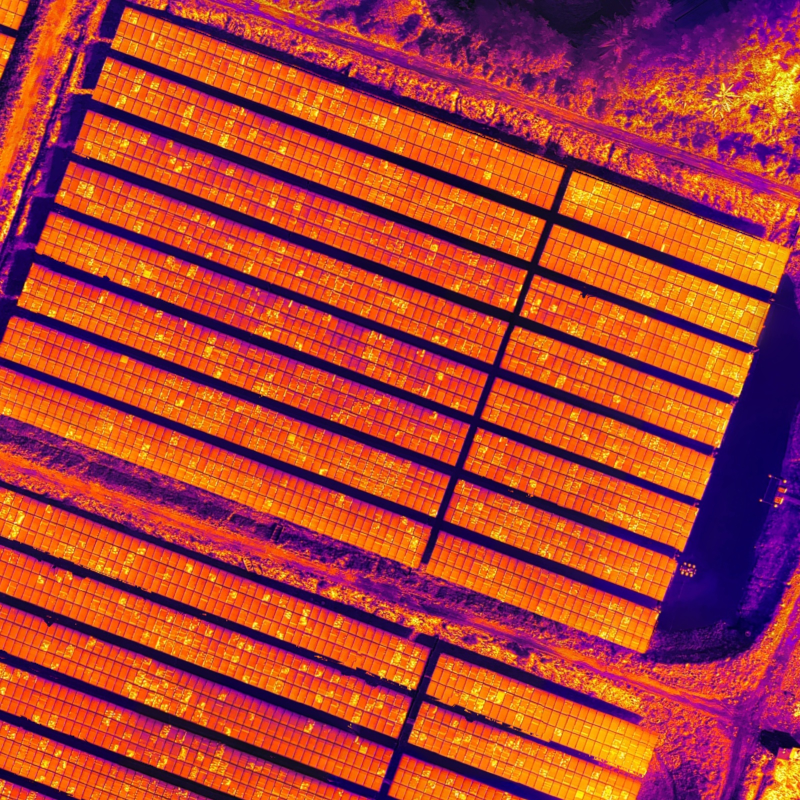
#> input picture Data processing/labelme2mask/chaitu/data/yc2132xc2128.jpg, 1600 x 1600 px, found by its file name (shown at 1/2 size)
$ python one_to_four.py
#> lines starting #> are read from the running program, lines starting #| are printed output that depends on the picture
import cv2  # [1]导入OpenCv开源库
import numpy as np

image_path = r"E:\pycharm_project\tfservingconvert\maskrcnn_data_deal\labelme2mask\chaitu\data\yc2132xc2128.jpg"
srcImg = cv2.imread(image_path)  # [2]将图片加载到内存
#> srcImg is the input picture: shape (1600, 1600, 3); mean B, G, R 51.9, 63.9, 174.9

# cv2.namedWindow("[srcImg]", cv2.WINDOW_AUTOSIZE)  # [3]创建显示窗口
# cv2.imshow("[srcImg]", srcImg)  # [4]在刚才创建的显示窗口中显示刚在加载的图片
# cv2.waitKey(0)

# ========================================================================================================
# 模块说明:
#    由于OpenCv中,imread()函数读进来的图片,其本质上就是一个三维的数组,这个NumPy中的三维数组是一致的,所以设置图片的
#  ROI区域的问题,就转换成数组的切片问题,在Python中,数组就是一个列表序列,所以使用列表的切片就可以完成ROI区域的设置
# ========================================================================================================

img_roi1 = srcImg[0:900,0:900]
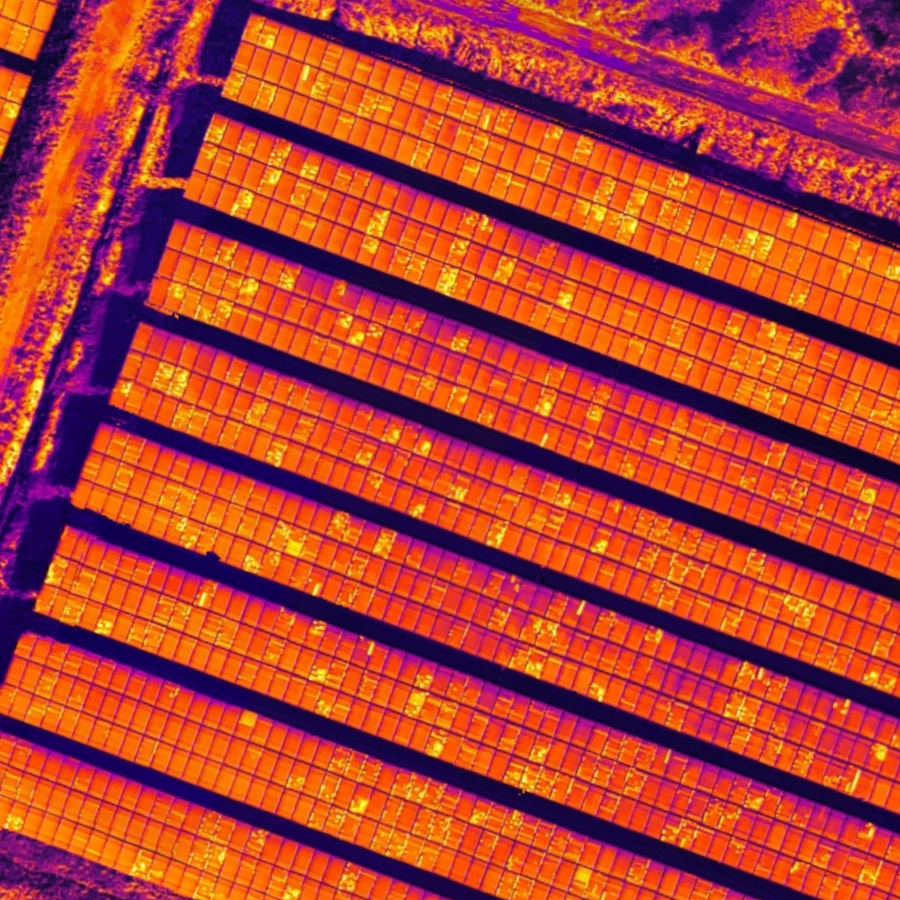
#> img_roi1: shape (900, 900, 3); mean B, G, R 48.4, 63.4, 181.3
img_roi2 = srcImg[0:900,700:1600]
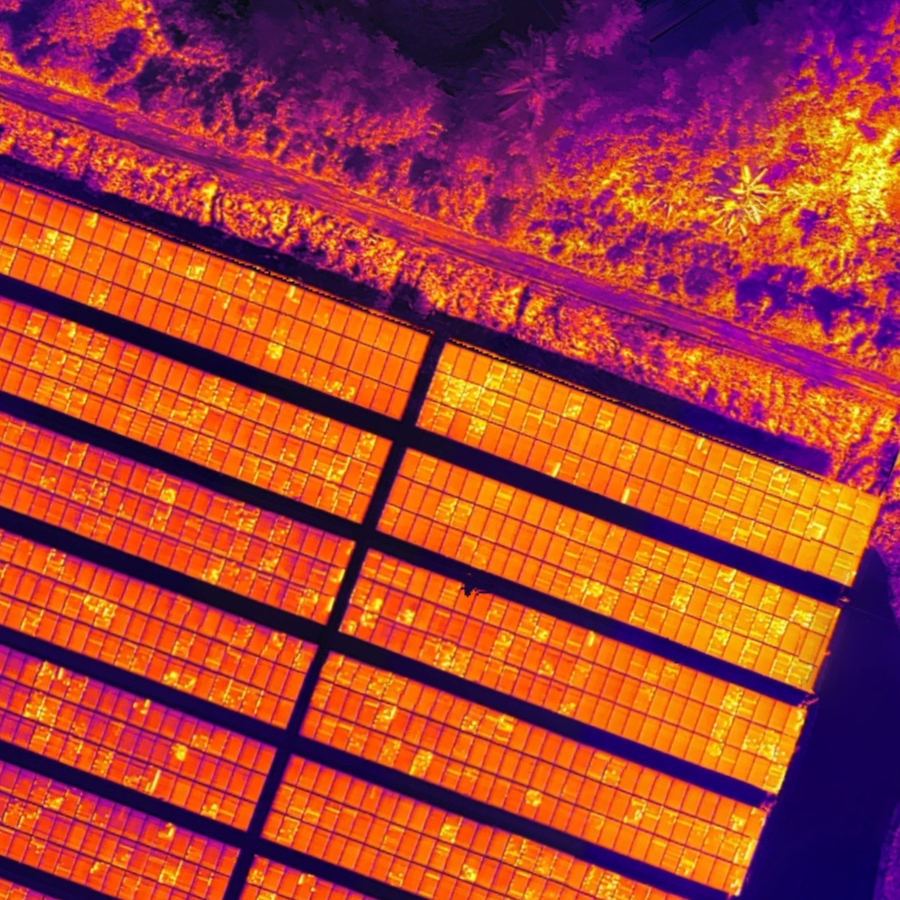
#> img_roi2: shape (900, 900, 3); mean B, G, R 53, 64.5, 168.7
img_roi3 = srcImg[700:1600,0:900]
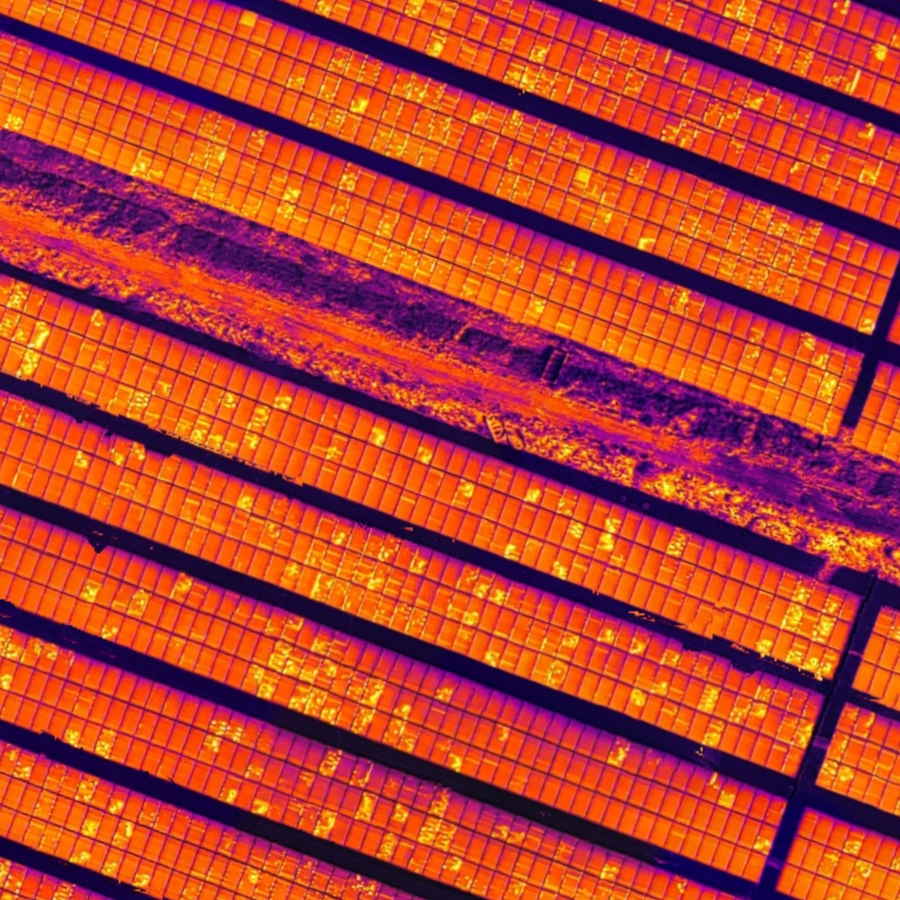
#> img_roi3: shape (900, 900, 3); mean B, G, R 45.1, 64, 185
img_roi4 = srcImg[700:1600,700:1600]
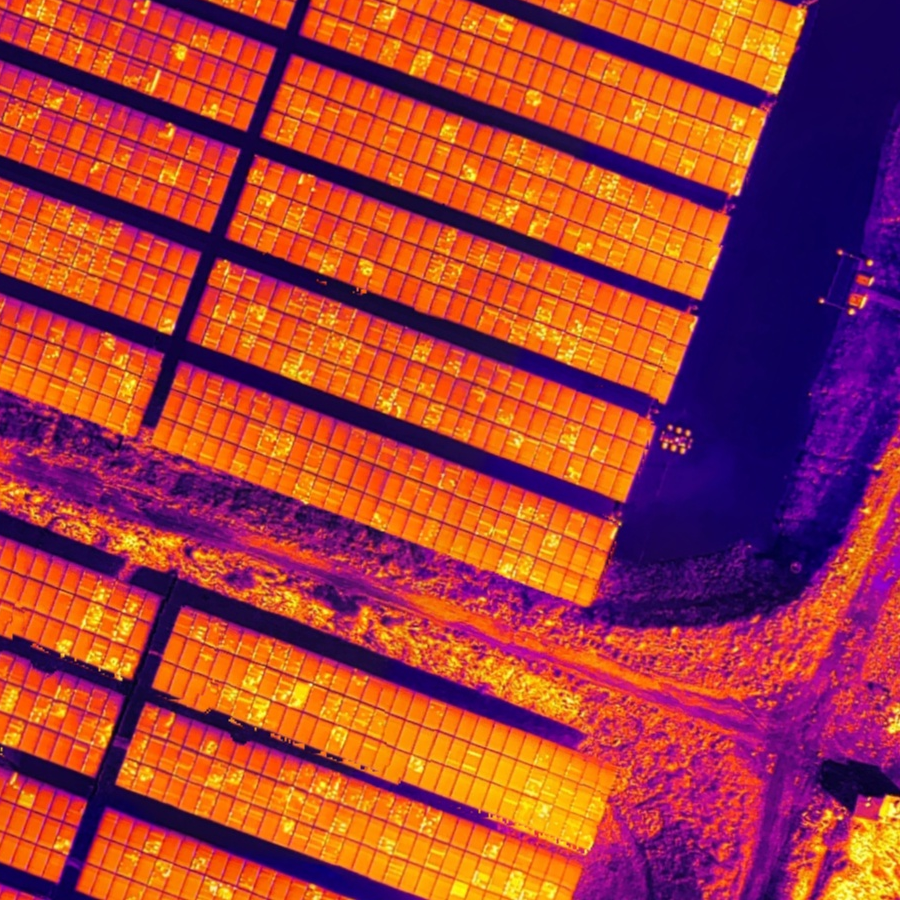
#> img_roi4: shape (900, 900, 3); mean B, G, R 57.1, 62.6, 167.4
# [4 lines of commented-out code are left out]
cv2.imwrite("cat_ROI_1.jpg", img_roi1)
cv2.imwrite("cat_ROI_2.jpg", img_roi2)
cv2.imwrite("cat_ROI_3.jpg", img_roi3)
cv2.imwrite("cat_ROI_4.jpg", img_roi4)
